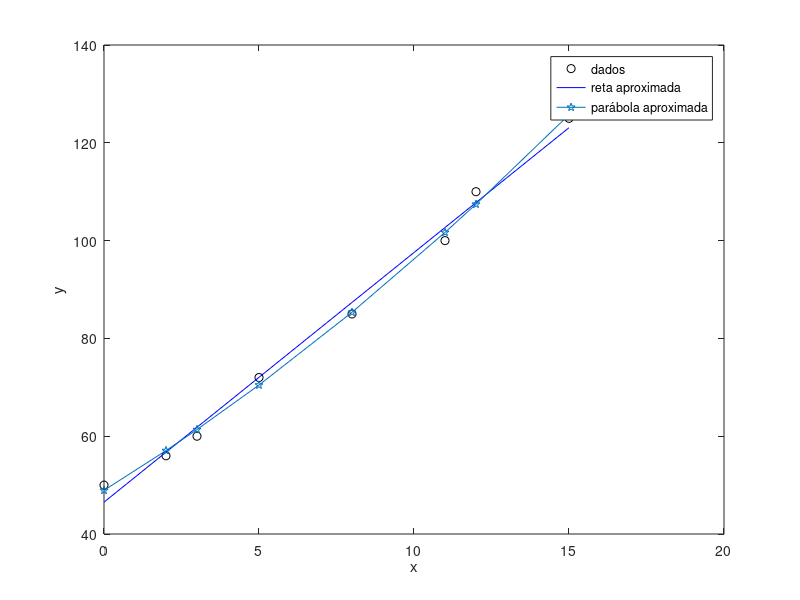

The MATLAB source for this figure:
x = [0; 2; 3; 5; 8; 11; 12; 15];
y = [50; 56; 60; 72; 85; 100; 110; 125];

%aproximação dos mínimos quadrados (reta)
A_reta  = [ones(size(x)) x];
c_reta = A_reta \ y; % resolver sistema vandermonde

%aproximação dos mínimos quadrados (parábola)
A_parabola = [ones(size(x)), x, x.^2];
c_parabola = A_parabola \ y; % resolver sistema vandermonde


%gráfico dos dados
plot(x, y, 'ko', 'DisplayName', 'dados');
hold on;

%reta aproximada
y_reta = c_reta(1) + c_reta(2)*x;
plot(x, y_reta, 'b-', 'DisplayName', 'reta aproximada');

%parábola aproximada
y_parabola = c_parabola(1) + c_parabola(2)*x + c_parabola(3)*(x.^2);
plot(x, y_parabola, 'p-', 'DisplayName', 'parábola aproximada');

%legendas
xlabel('x');
ylabel('y');
legend('location', 'best');

